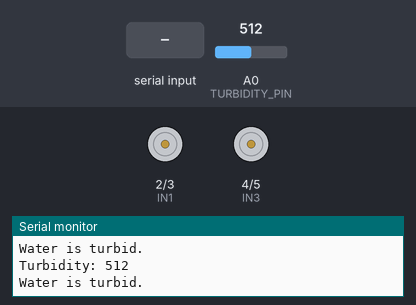
Bench run of a sketch on a simulated Arduino Uno, built with avr-gcc and run on an emulated ATmega328P. Parts: motor-driver pin pairs drawn as motors (green arrow = first pin HIGH = forward, orange = second pin HIGH = backward, longer = more drive, scaled by the enable pin), the last lines printed to the serial monitor. Inputs (shaded band) come from the test bench; at power-on: A0 (TURBIDITY_PIN) = 512.

Above: at 1.2 s.
1.3 s: "90,45\n" received over Serial
4.3 s: "90\n" received over Serial
6.5 s: "F90\n" received over Serial
At 7.4 s:
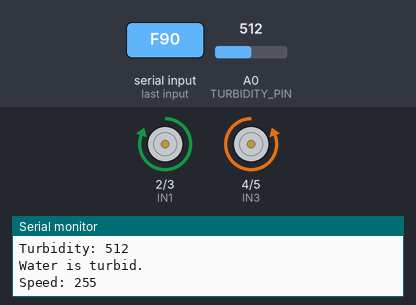
9.0 s: "30,150\n" received over Serial
At 9.4 s:
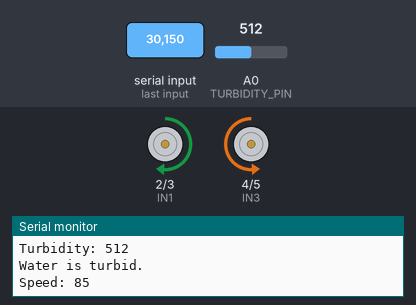
12.0 s: "B90\n" received over Serial
At 13.4 s:
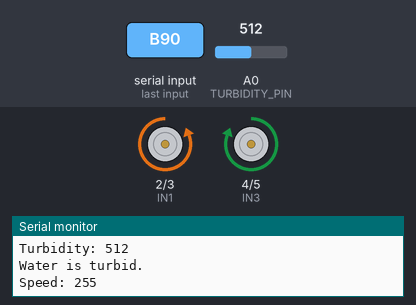
15.0 s: "200\n" received over Serial
At 15.4 s:
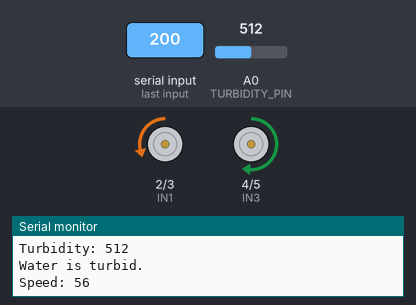
Timing chart, 0 to 18.0 s (numbered marks = the images above; inputs shaded):
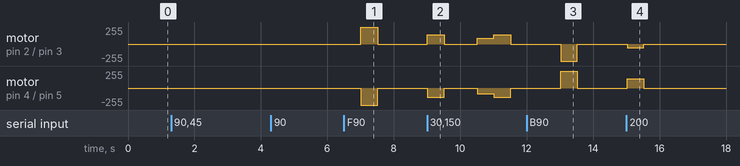

The sketch:

run_propellor_motor.ino
```cpp
// Motor A (Left)
#define ENA 9
#define IN1 2
#define IN2 3

// Motor B (Right)
#define ENB 10
#define IN3 4
#define IN4 5

// Turbidithi fhiaf pinModoe
#define TURBIDITY_PIN A0

int speedVal = 0;
char command;

void setup() {
  Serial.begin(9600);

  pinMode(ENA, OUTPUT);
  pinMode(ENB, OUTPUT);
  pinMode(IN1, OUTPUT);
  pinMode(IN2, OUTPUT);
  pinMode(IN3, OUTPUT);
  pinMode(IN4, OUTPUT);

  stopMotors();
}

void loop() {

  // 🔹 Read turbidity continuously
  int turbidityValue = analogRead(TURBIDITY_PIN);

  Serial.print("Turbidity: ");
  Serial.println(turbidityValue);
  if(turbidityValue>800){
    Serial.println("Water is clear.");
  }
  else if(turbidityValue>300 && turbidityValue<700){
    Serial.println("Water is turbid.");
  }
  else{
    Serial.println("Water is dirty");
  }

  // 🔹 Motor control
  if (Serial.available()) {
    command = Serial.read();

    // Speed control (0–9)
    if (command >= '0' && command <= '9') {
      int level = command - '0';
      speedVal = map(level, 0, 9, 0, 255);
      Serial.print("Speed: ");
      Serial.println(speedVal);
      setSpeed(speedVal);
    }

    else if (command == 'F') forward();
    else if (command == 'B') backward();
    else if (command == 'L') left();
    else if (command == 'R') right();
    else if (command == 'S') stopMotors();
  }

  delay(500); // small delay for stable readings
}

// -------- MOTOR FUNCTIONS --------

void setSpeed(int spd) {
  analogWrite(ENA, spd);
  analogWrite(ENB, spd);
}

void left() {
  digitalWrite(IN1, HIGH);
  digitalWrite(IN2, LOW);
  digitalWrite(IN3, HIGH);
  digitalWrite(IN4, LOW);
}

void right() {
  digitalWrite(IN1, LOW);
  digitalWrite(IN2, HIGH);
  digitalWrite(IN3, LOW);
  digitalWrite(IN4, HIGH);
}

void backward() {
  digitalWrite(IN1, LOW);
  digitalWrite(IN2, HIGH);
  digitalWrite(IN3, HIGH);
  digitalWrite(IN4, LOW);
}

void forward() {
  digitalWrite(IN1, HIGH);
  digitalWrite(IN2, LOW);
  digitalWrite(IN3, LOW);
  digitalWrite(IN4, HIGH);
}

void stopMotors() {
  digitalWrite(IN1, LOW);
  digitalWrite(IN2, LOW);
  digitalWrite(IN3, LOW);
  digitalWrite(IN4, LOW);
}
```

Measured:
- after the input at 6.5 s, motor on pin 2 (IN1) / pin 3 (IN2): stopped → forward 255/255 after 0.51 s, → stopped 0.50 s later; motor on pin 4 (IN3) / pin 5 (IN4): stopped → backward 255/255 after 0.51 s, → stopped 0.50 s later
- after the input at 12.0 s, motor on pin 2 (IN1) / pin 3 (IN2): stopped → backward 255/255 after 1.0 s, → stopped 0.50 s later; motor on pin 4 (IN3) / pin 5 (IN4): stopped → forward 255/255 after 1.0 s, → stopped 0.50 s later
- after the input at 15.0 s, motor on pin 2 (IN1) / pin 3 (IN2): stopped → backward 56/255 at once, → stopped 0.50 s later; motor on pin 4 (IN3) / pin 5 (IN4): stopped → forward 141/255 at once, → stopped 0.50 s later
